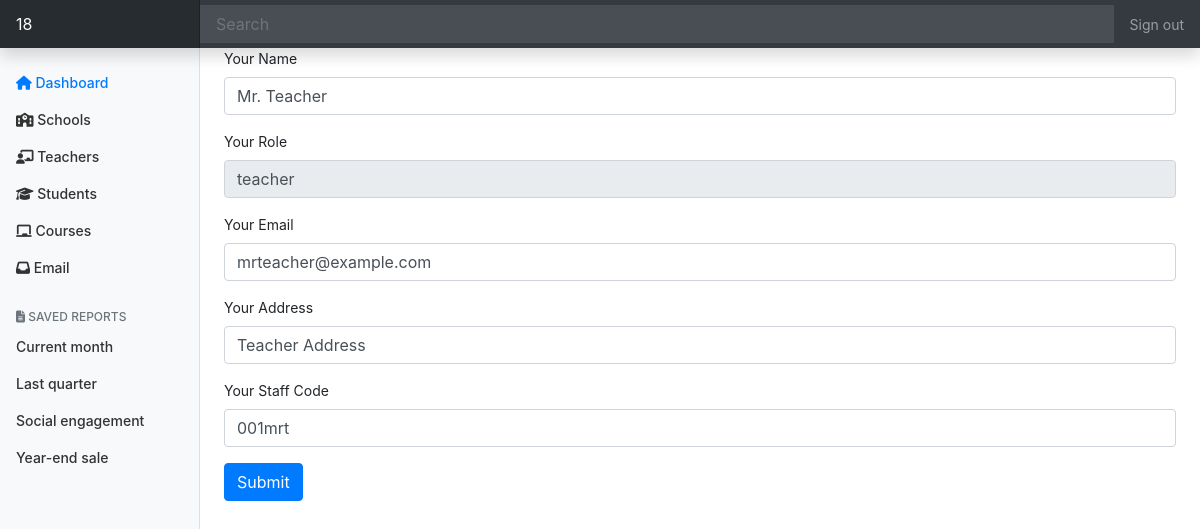
The app's page /profile (signed in), older data.
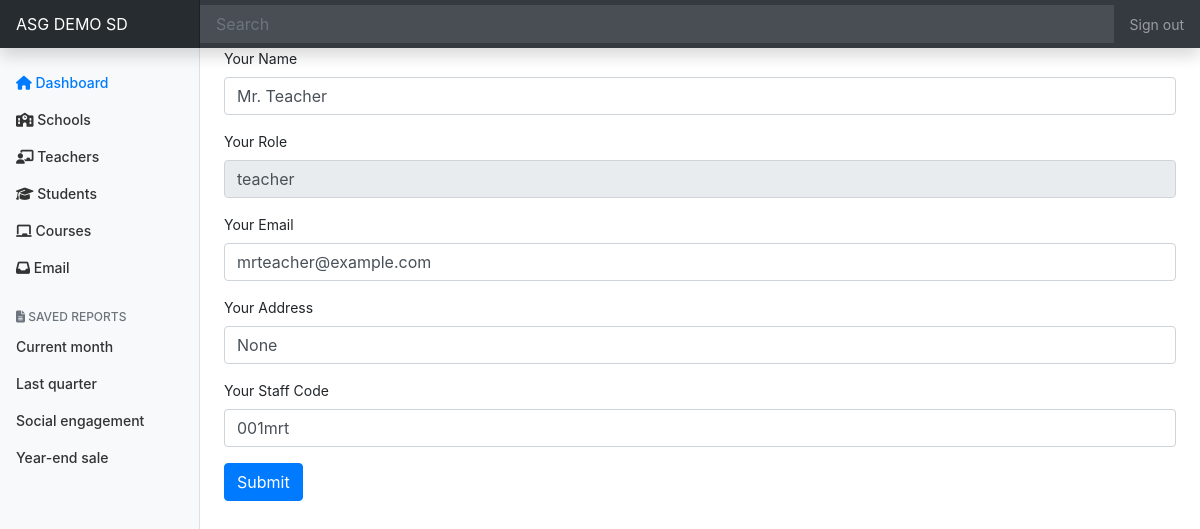
The same page, newer data.
### tables this page shows
CREATE TABLE "users" (
	"user_id"	INTEGER PRIMARY KEY AUTOINCREMENT,
	"school_id"	INTEGER,
	"name"	TEXT,
	"username"	TEXT,
	"password"	TEXT,
	"role"	TEXT,
	"district_id"	INTEGER,
	"email"	TEXT,
	"verification"	TEXT,
	"address"	TEXT,
	"role_description"	INTEGER,
	"code"	TEXT
);

### app.py (the view)
@app.route("/profile")
@login_required
def profile():
    user = c.execute("SELECT * FROM users WHERE user_id=:u_id", {
        "u_id": session.get("user_id")
    }).fetchall()[0]
    return render_template("district-admin/profile.html", user=user)

### helpers.py (called while the page is built)
def login_required(f):
    @wraps(f)
    def decorated_function(*args, **kwargs):
        if session.get("user_id") is None:
            return redirect("/login?next=" + request.path)
        return f(*args, **kwargs)
    return decorated_function

### templates/district-admin/profile.html (shortened to what this page needs)
{% extends "district-admin/dashboard-layout.html" %}
{% block main %}
    <form action="/profile" method="POST">
        <div class="form-group">
            <label for="exampleInputEmail1">Your Name</label>
            <input type="text" class="form-control" id="exampleInputEmail1" aria-describedby="emailHelp" name="name" value="{{ user[2] }}" required>
        </div>
        <div class="form-group">
            <label for="exampleInputEmail1">Your Role</label>
            <input type="text" class="form-control" id="exampleInputEmail1" aria-describedby="emailHelp" value="{{ user[5] }}" required readonly>
        </div>
        <div class="form-group">
            <label for="exampleInputEmail1">Your Email</label>
            <input type="text" class="form-control" id="exampleInputEmail1" aria-describedby="emailHelp" name="role" value="{{ user[7] }}" required>
        </div>
        <div class="form-group">
            <label for="exampleInputEmail1">Your Address</label>
            <input type="email" class="form-control" id="exampleInputEmail1" aria-describedby="emailHelp" name="email" value="{{ user[9] }}" required>
        </div>
        <div class="form-group">
            <label for="exampleInputEmail1">Your Staff Code</label>
            <input type="text" class="form-control" id="exampleInputEmail1" aria-describedby="emailHelp" name="s_code" value="{{ user[11] }}" required>
        </div>
        <button type="submit" class="btn btn-primary">Submit</button>
    </form>
{% endblock %}

### templates/district-admin/dashboard-layout.html (shortened to what this page needs)
<!doctype html>
<html lang="en">
  <head>
    <link rel="stylesheet" href="https://stackpath.bootstrapcdn.com/bootstrap/4.5.0/css/bootstrap.min.css">
    <link href="/static/district-admin-dashboard.css" rel="stylesheet">
  </head>
  <body>
    <nav class="navbar navbar-dark sticky-top bg-dark flex-md-nowrap p-0 shadow">
  <a class="navbar-brand col-md-3 col-lg-2 mr-0 px-3" href="/district-admin/{{ session['district_code'] }}">{{ session["district_name"] }}</a>
  <input class="form-control form-control-dark w-100" type="text" placeholder="Search" aria-label="Search">
  <ul class="navbar-nav px-3">
    <li class="nav-item text-nowrap">
      <a class="nav-link" href="/logout">Sign out</a>
    </li>
  </ul>
</nav>
<div class="container-fluid">
  <div class="row">
    <nav id="sidebarMenu" class="col-md-3 col-lg-2 d-md-block bg-light sidebar collapse">
      <div class="sidebar-sticky pt-3">
        <ul class="nav flex-column">
          <li class="nav-item">
            <a class="nav-link" href="/district-admin/{{ session['district_code'] }}" id="dashboard">
                <i class="fas fa-home"></i>
              Dashboard <span class="sr-only">(current)</span>
            </a>
          </li>
          <li class="nav-item">
            <a class="nav-link" href="/district-admin/{{ session['district_code'] }}/schools" id="schools">
                <i class="fas fa-school"></i>
               Schools
            </a>
          </li>
          <li class="nav-item">
            <a class="nav-link" href="/district-admin/{{ session['district_code'] }}/teachers" id="teachers">
                <i class="fas fa-chalkboard-teacher"></i>
              Teachers
            </a>
          </li>
          <li class="nav-item">
            <a class="nav-link" href="/district-admin/{{ session['district_code'] }}/students" id="students">
                <i class="fas fa-graduation-cap"></i>
              Students
            </a>
          </li>
          <li class="nav-item">
            <a class="nav-link" href="/district-admin/{{ session['district_code'] }}/courses" id="courses">
              <i class="fas fa-chalkboard"></i>
              Courses
            </a>
          </li>
          <li class="nav-item">
            <a class="nav-link" href="/email" id="email">
              <i class="fas fa-inbox"></i>
              Email
            </a>
          </li>
        </ul>
        <h6 class="sidebar-heading d-flex justify-content-between align-items-center px-3 mt-4 mb-1 text-muted">
          <span><i class="fas fa-file-alt"></i> Saved reports</span>
        </h6>
        <ul class="nav flex-column mb-2">
          <li class="nav-item">
            <a class="nav-link" href="#">
              Current month
            </a>
          </li>
          <li class="nav-item">
            <a class="nav-link" href="#">
              Last quarter
            </a>
          </li>
          <li class="nav-item">
            <a class="nav-link" href="#">
              Social engagement
            </a>
          </li>
          <li class="nav-item">
            <a class="nav-link" href="#">
              Year-end sale
            </a>
          </li>
        </ul>
      </div>
    </nav>
    <main role="main" class="col-md-9 ml-sm-auto col-lg-10 px-md-4">
        {% block main %}{% endblock %}
    </main>
  </div>
</div>
</html>

### static/district-admin-dashboard.css (style rules this page uses)
body { font-size: .875rem; }
.sidebar { position: fixed; top: 0; bottom: 0; left: 0; z-index: 100; padding: 48px 0 0; box-shadow: inset -1px 0 0 rgba(0, 0, 0, .1); }
.sidebar-sticky { position: relative; top: 0; height: calc(100vh - 48px); padding-top: .5rem; overflow-x: hidden; overflow-y: auto; }
.sidebar .nav-link { font-weight: 500; color: #333; }
.sidebar .nav-link.active { color: #007bff; }
.sidebar-heading { font-size: .75rem; text-transform: uppercase; }
.navbar-brand { padding-top: .75rem; padding-bottom: .75rem; font-size: 1rem; background-color: rgba(0, 0, 0, .25); box-shadow: inset -1px 0 0 rgba(0, 0, 0, .25); }
.navbar .form-control { padding: .75rem 1rem; border-width: 0; border-radius: 0; }
.form-control-dark { color: #fff; background-color: rgba(255, 255, 255, .1); border-color: rgba(255, 255, 255, .1); }

Row changes from the older to the newer data that the page shows:
changed users "Mr. Teacher": email "Teacher Address" → (not shown)
Text that changed along with them:
{{ session["district_name"] }}: "18" → "ASG DEMO SD"
form field email: (not shown) → "None"
